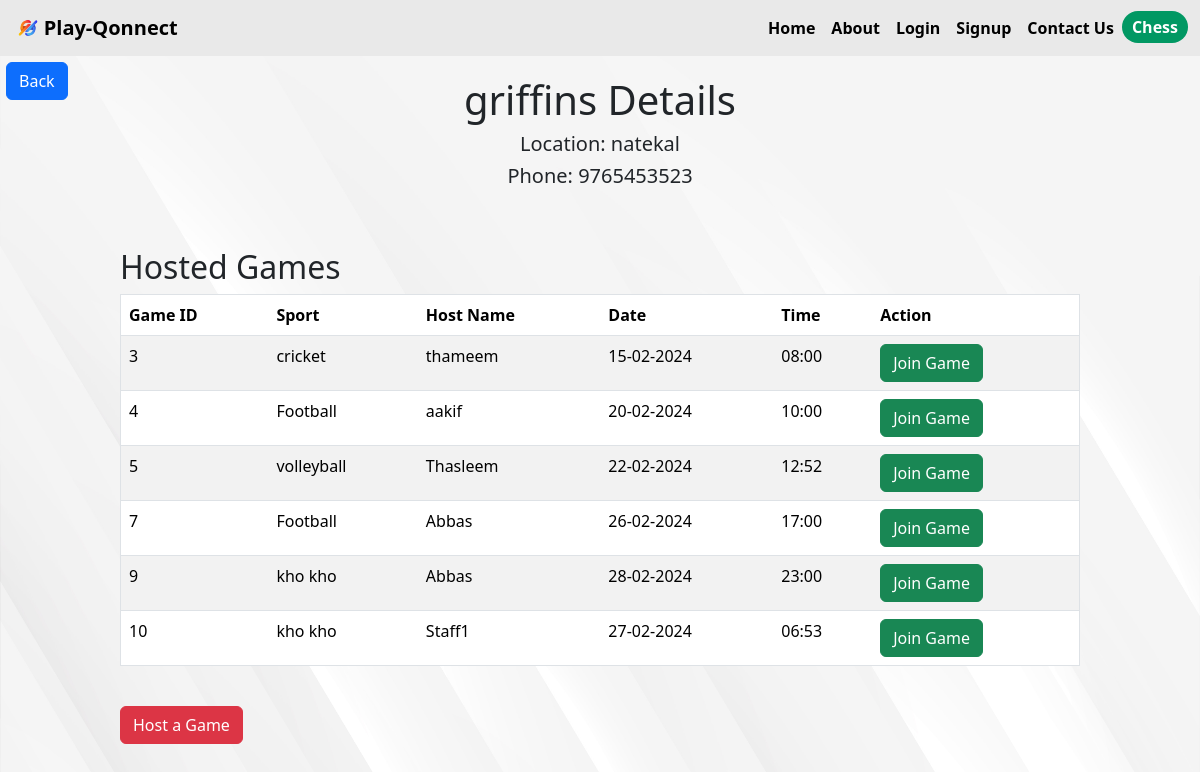
Page /turf/2 (signed in) on the earlier database version.
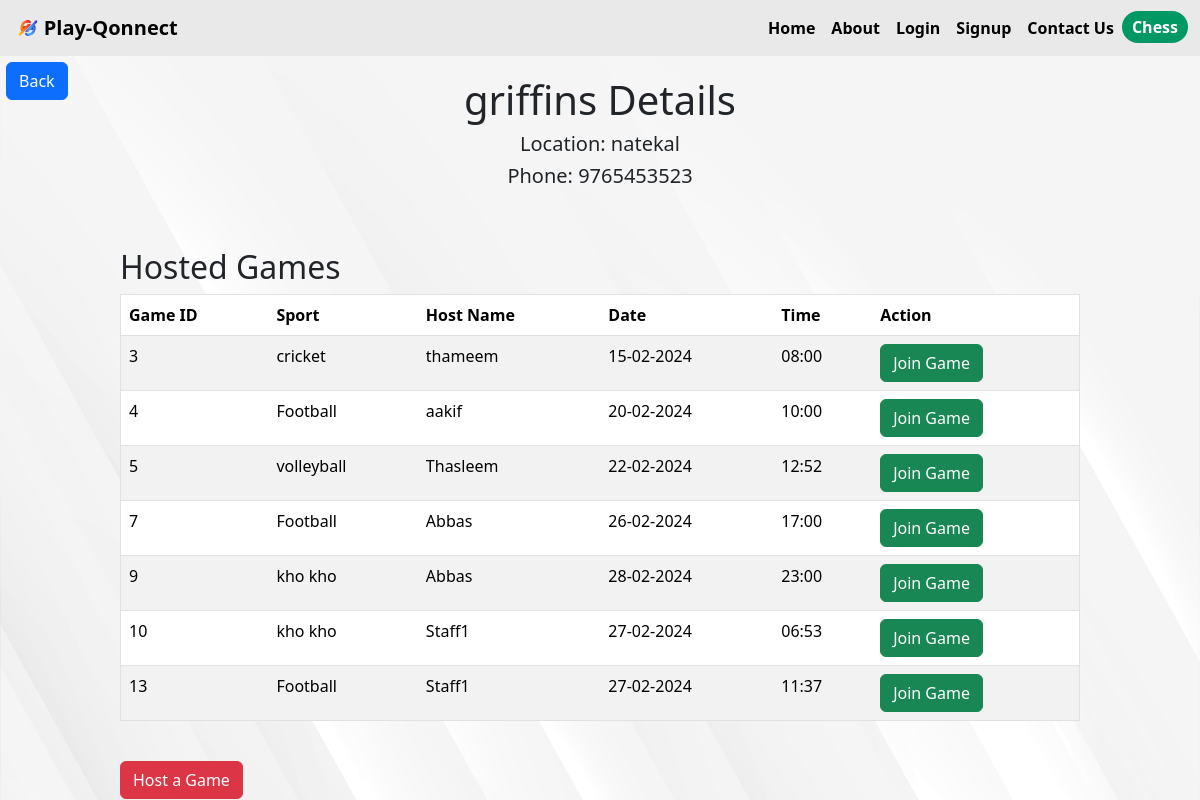
Same page on the later database version.
### app.py (models this page shows)
class Game(db.Model):
    id = db.Column(db.Integer, primary_key=True)
    turf_id = db.Column(db.Integer, db.ForeignKey('turf.id'), nullable=False)
    host_name = db.Column(db.String(255), nullable=False)
    host_phone = db.Column(db.Integer, nullable=True)
    game_time = db.Column(db.DateTime, nullable=False)
    sports = db.Column(db.String(50), nullable=False)
    players = db.relationship('Player', backref='game', lazy=True)

### app.py (the view)
@app.route('/turf/<int:turf_id>', methods=['GET', 'POST'])
@login_required
def turf_detail(turf_id):
    turf = Turf.query.get_or_404(turf_id)
    hosted_games = turf.games
    return render_template('turf_detail.html', turf=turf, hosted_games=hosted_games)

### app.py (called while the page is built)
@login_manager.user_loader
def load_user(user_id):
    return User.query.get(int(user_id))

### templates/turf_detail.html (shortened to what this page needs)
{% extends 'layout.html' %} {% block title %} Turf Details {% endblock title %}
{% block body %}
<a
  class="btn btn-primary"
  style="margin: 0.5%"
  href="{{ url_for('dashboard') }}"
>
  Back
</a>
<div class="turfhead" style="margin-top: -2.5%">
  <h1>{{ turf.turf_name }} Details</h1>
  <h5>Location: {{ turf.turf_location }}</h5>
  <h5>Phone: {{ turf.turf_phone }}</h5>
</div>
<div class="turftab">
  {% if hosted_games|length==0 %}
  <div class="alert alert-dark" role="alert">
    No games found! Host a game now.
  </div>
  {% else %}
  <h2>Hosted Games</h2>
  <table border="1" class="table table-striped">
    <thead>
      <tr>
        <th>Game ID</th>
        <th>Sport</th>
        <th>Host Name</th>
        <th>Date</th>
        <th>Time</th>
        <th>Action</th>
      </tr>
    </thead>
    <tbody>
      {% for game in hosted_games %}
      <tr>
        <td>{{ game.id }}</td>
        <td>{{ game.sports }}</td>
        <td>{{ game.host_name }}</td>
        <td>{{ game.game_time.strftime('%d-%m-%Y') }}</td>
        <td>{{ game.game_time.strftime('%H:%M') }}</td>
        <td>
          <a
            class="btn btn-success"
            href="{{ url_for('join_game', turf_id=turf.id, game_id=game.id) }}"
            >Join Game</a
          >
        </td>
      </tr>
      {% endfor %}
    </tbody>
  </table>
  {% endif %}
  <br />
  {% if current_user.is_authenticated %}
  <a class="btn btn-danger" href="{{ url_for('host_game', turf_id=turf.id) }}"
    >Host a Game</a
  >
  {% endif %}
</div>
{% endblock body %}

Differences in the rows shown:
added Game: id "13", sports "Football", host_name "Staff1", game_time "27-02-2024", game_time "11:37"
